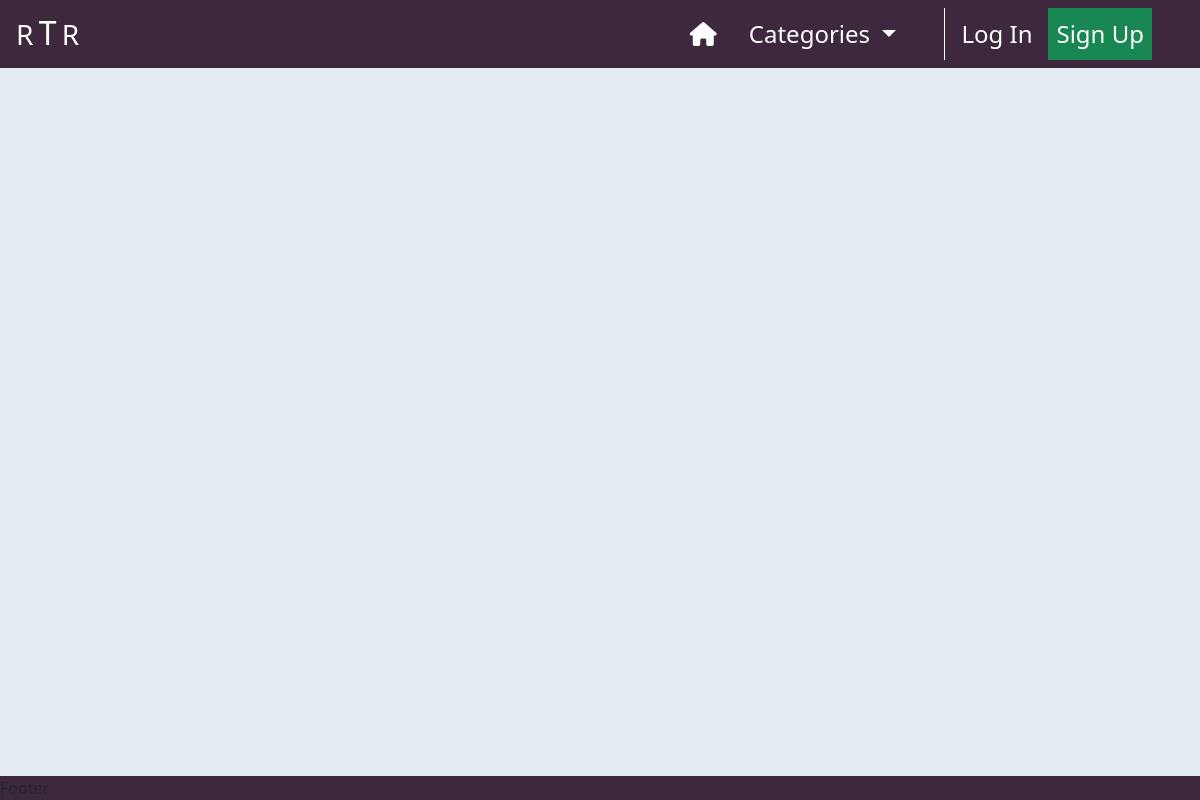
Before: / with the older database file.
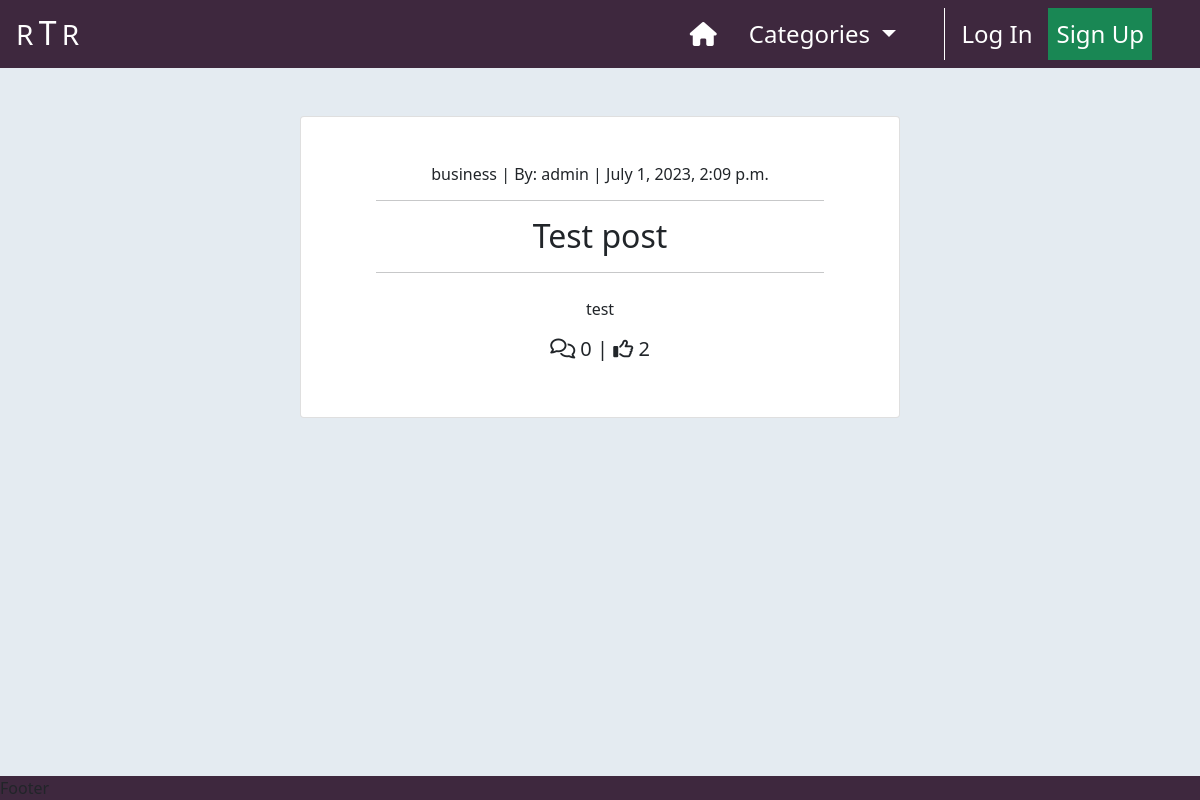
After: the same page with the newer database file.
### home/models.py (models this page shows, shortened)
class Post(models.Model):
    title = models.CharField(max_length=200, unique=True)
    slug = models.SlugField(
        max_length=200,
        unique=True,
        null=True,
        blank=True
    )
    author = models.ForeignKey(
        User,
        on_delete=models.CASCADE,
        related_name='posts'
    )
    excerpt = models.TextField(max_length=300, null=True, blank=True)
    content = models.TextField()
    category = models.ForeignKey(
        Category,
        max_length=30,
        null=True,
        blank=True,
        on_delete=models.SET_NULL
    )
    created_on = models.DateTimeField(auto_now_add=True)
    status = models.IntegerField(choices=STATUS, default=1)
    likes = models.ManyToManyField(User, related_name='likes', blank=True)
    class Meta:
        ordering = ['-created_on']

class Category(models.Model):
    class Meta:
        verbose_name_plural = 'Categories'
    friendly_name = models.CharField(max_length=254)
    name = models.CharField(max_length=254, null=True, blank=True)
    def get_friendly_name(self):
        return self.friendly_name

### home/views.py (the view)
# urls.py: path('', views.PostList.as_view(), name="index"),
class PostList(ListView):
    model = Post
    ordering = ['-created_on']
    template_name = "home/index.html"
    paginate_by = 2
    def get_queryset(self):
        category = self.request.GET.get('category')
        if category is not None:
            return Post.objects.filter(
                    category=category
                   ).order_by('-created_on')
        else:
            return Post.objects.all().order_by('-created_on')
    def get_context_data(self, **kwargs):
        context = super().get_context_data(**kwargs)
        context["category"] = self.request.GET.get('category', None)
        return context

### home/context_processors.py (called while the page is built)
def categories(request):
    return {
        'categories': Category.objects.all()
    }

### home/templates/home/index.html (shortened to what this page needs)
{% extends "base.html" %}
{% load static %}
{% block content %}
    <div class="container-fluid p-0">
        <div class="row g-0">
            <div class="col-md-8 col-lg-6 offset-md-2 offset-lg-3 text-center">
                {% for post in post_list %}
                    <div class="card card-border {% if is_paginated and forloop.first %}
                                                    mt-2
                                                 {% else %}
                                                    mt-5
                                                {% endif %}
                                                {% if forloop.last and not is_paginated %}
                                                    mb-5
                                                {% endif %}">
                        <a href="{% url 'post_detail' post.slug %}"
                            class="post-detail-link d-block my-5 text-dark text-decoration-none">
                            <h6>{{ post.category.name }} | By: {{ post.author | safe }}
                                <span class="post-date"> | {{ post.created_on }}</span>
                            </h6>
                            <hr class="w-75" style="margin-left: 12.5%;">
                            <h2 class="card-title">
                                {{ post.title }}
                            </h2>
                            <hr class="w-75" style="margin-left: 12.5%;">
                            {% if post.excerpt %}
                                <p class="mt-4 mx-2">{{ post.excerpt }}</p>
                            {% endif %}
                            <h5>
                                <span><i class="fa-regular fa-comments"></i> {{ post.comments.count }}</span> |
                                <span><i class="fa-regular fa-thumbs-up"></i> {{ post.likes.count }}</span>
                            </h5>
                        </a>
                    </div>
                {% endfor %}
            </div>
        </div>
    </div>
{% endblock %}

Changed rows visible on the page:
added Post: category.name "business", author "admin", created_on "July 1, 2023, 2:09 p.m.", title "Test post", excerpt "test", comments.count "0", likes.count "2"
